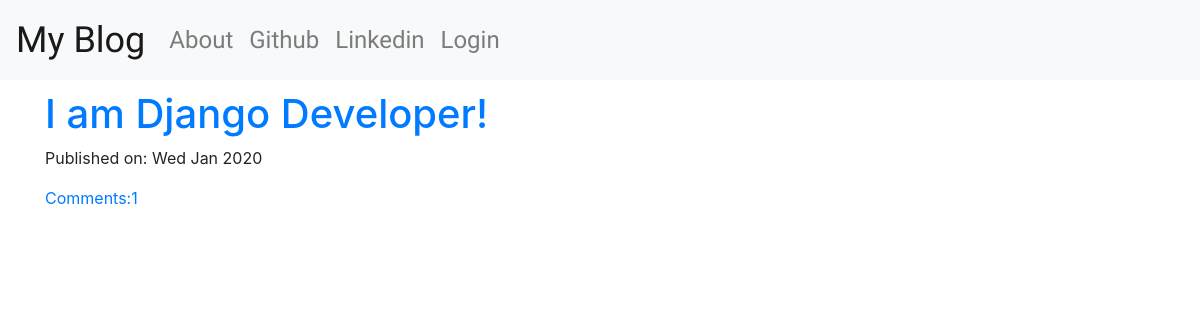
Before: / with the older database file.
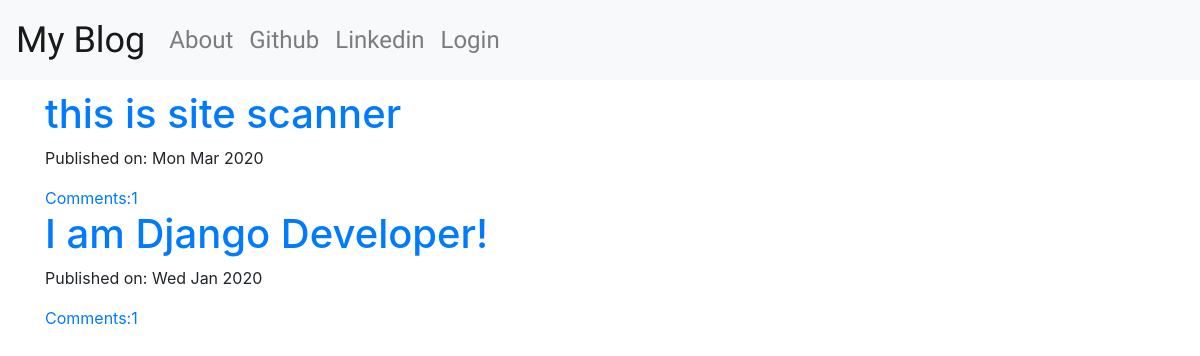
After: the same page with the newer database file.
### blog/models.py (models this page shows, shortened)
class Post(models.Model):
    author=models.ForeignKey('auth.user',on_delete=models.CASCADE)
    title=models.CharField(max_length=200)
    text=models.TextField()
    created_date=models.DateTimeField(default=timezone.now())
    published_date=models.DateTimeField(blank=True,null=True)
    def approve_comments(self):
        return self.comments.filter(approved_comment=True)

### blog/views.py (the view)
# urls.py: path('',PostListView.as_view(),name='post_list'),
class PostListView(ListView):
    model=Post
    def get_queryset(self):
        return Post.objects.filter(published_date__lte=timezone.now()).order_by('-published_date')

### blog/templates/blog/post_list.html
{% extends 'blog/base.html' %}
{% block content %}
<div class="centerstage">
  {% for post in post_list %}
  <div class="post">
    <h1><a href="{% url 'blog:post_detail' pk=post.pk %}">{{post.title}}</a></h1>
    <div class="date">
      <p>Published on: {{post.published_date|date:"D M Y"}}</p>
    </div>
    <a href="{% url 'blog:post_detail' pk=post.pk %}">Comments:{{post.approve_comments.count}}</a>
  </div>
  {% endfor %}
</div>
{% endblock %}

### blog/templates/blog/base.html (shortened to what this page needs)
<!DOCTYPE html>
{% load static %}
<html lang="en" dir="ltr">
  <head>
    <link rel="stylesheet" href="https://stackpath.bootstrapcdn.com/bootstrap/4.4.1/css/bootstrap.min.css">
    <link rel="stylesheet" href="//cdn.jsdelivr.net/npm/medium-editor@latest/dist/css/medium-editor.min.css" type="text/css" media="screen" charset="utf-8">
    <link rel="stylesheet" href="{% static 'css/blog.css' %}">
  </head>
  <body class="loader">
    <nav class="navbar navbar-expand-lg navbar-light bg-light techfont custon-navbar">
      <a class="navbar-brand bigbrand" href="{% url 'blog:post_list' %}">My Blog</a>
  <div class="collapse navbar-collapse" id="navbarNav">
    <ul class="navbar-nav">
      <li class="nav-item">
        <a class="nav-link" href="{% url 'blog:about' %}">About</a>
      </li>
      <li class="nav-item">
        <a class="nav-link" href="https://www.github.com">Github</a>
      </li>
      <li class="nav-item">
        <a class="nav-link" href="https://www.linkedin.com">Linkedin</a>
      </li>
    </ul>
    <ul class="navbar-nav navbar-right">
      {% if user.is_authenticated %}
      <li class="nav-item">
        <a class="nav-link" href="{% url 'blog:post_new' %}">New Post</a>
      </li>
      <li class="nav-item">
        <a class="nav-link" href="{% url 'blog:post_draft_list' %}">Draft</a>
      </li>
      <li class="nav-item">
        <a class="nav-link" href="{% url 'logout' %}">Log Out</a>
      </li>
      <li class="nav-item">
        <a>Welcome: {{user.username}}</a>
      </li>
      {% else %}
      <li class="nav-item">
        <a class="nav nav-link navbar-right" href="{% url 'login' %}"><span class="glyphicon glyphicon-user">Login</span></a>
      </li>
      {% endif %}
    </ul>
      </nav>
    <div class="content container">
      <div class="row">
        <div class="col-md-8">
          <div class="blog_posts">
            {% block content %}
            {% endblock %}
          </div>
        </div>
      </div>
    </div>
  </body>
</html>

### blog/static/css/blog.css (style rules this page uses)
.techfont { font-family: 'Russo One',sans-serif; font-size: 1.5em; margin-bottom: 10px; }
.bigbrand { font-size: 1.5em; }
.centerstage { margin-left: auto; margin-right: auto; }
.loader { filter:hue-rotate(0deg); color:linear-gradient(45deg,#0f8,#08f); animation:hue 10000ms infinite linear; }

Changed rows visible on the page:
added Post: title "this is site scanner", published_date "Mon Mar 2020", approve_comments.count "1"
